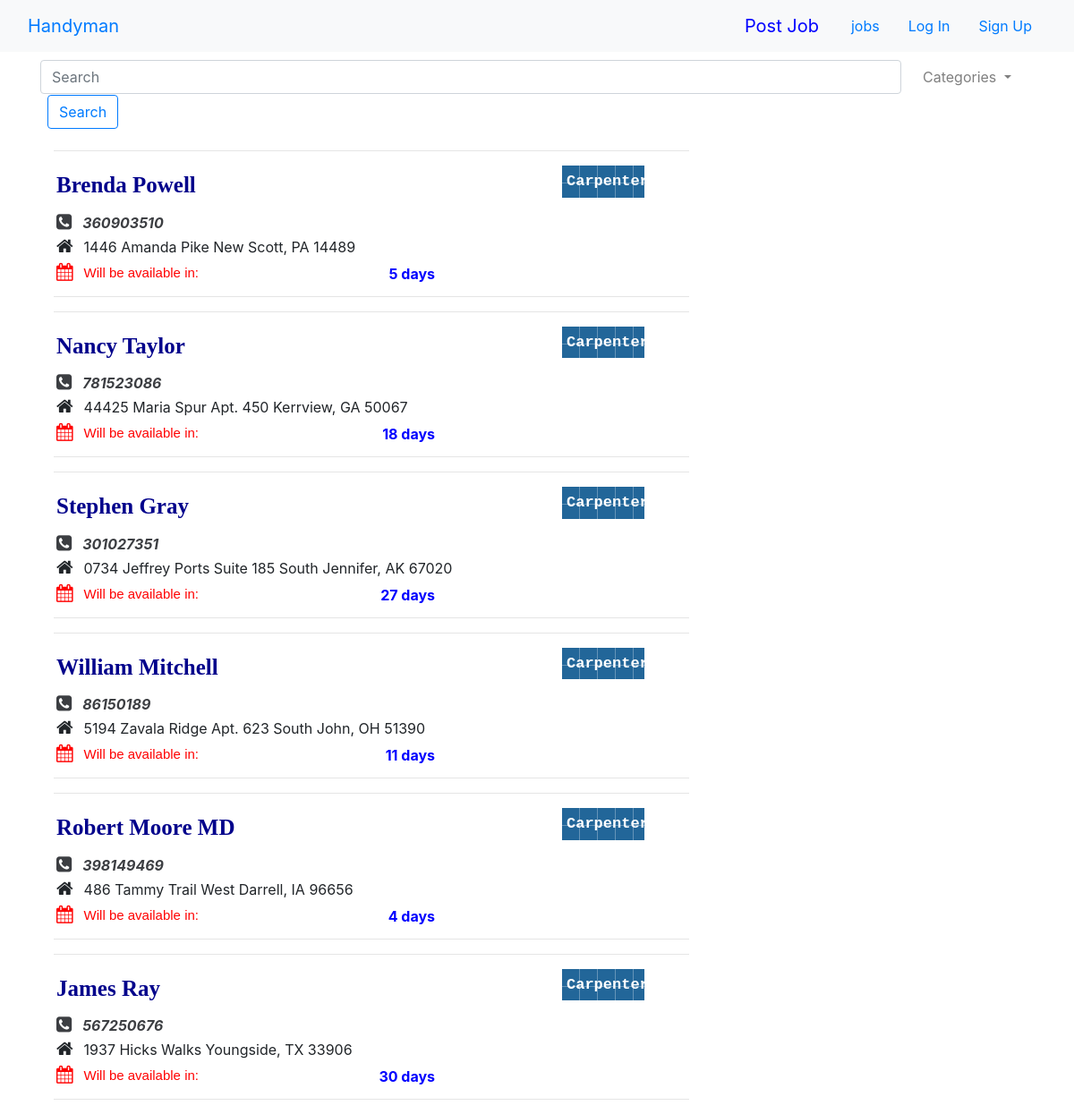
Screenshot of /employeeInfo/Carpenter/ with the database file from the repository.
### worker_info/models.py (models this page shows)
class worker_info(models.Model):
    name = models.CharField(max_length=50)
    type = models.CharField(max_length=15)
    mobileno = models.IntegerField(default=999999999)
    add = models.CharField(max_length=1000)
    stars = models.FloatField()
    status = models.IntegerField(default=0)

### worker_info/views.py (the view)
# urls.py: url(r'Carpenter/',views.Carpenter,name='Carpenter'),
def Carpenter(request):
    myType = 'Carpenter'
    records = worker_info.objects.filter(type=myType)
    return render(request,'worker_info/category_query.html',{'records':records})

### templates/worker_info/category_query.html (shortened to what this page needs)
  <!DOCTYPE html>
  {% extends "navbar.html" %}
    {% block body_block %}
      {% for rac in records %}
      <div class="col-lg-8">
        <hr>
          <p class="title">{{ rac.name }}</p>
          <p class="type">{{ rac.type }}</p>
          <p class="ph_no"><i class="fa fa-phone-square" style="font-size:20px; margin-right:12px;"></i>{{ rac.mobileno }}</p>
          <p class="add"><i class="fa fa-home" style="font-size:20px; margin-right:12px;"></i>{{ rac.add }}</p>
          <label class="date_label" style="margin-right:5px;"><i class="fa fa-calendar" style="font-size:20px;color:red; margin-right:12px; float:left;"></i>Will be available in:</label>
          <p style="float:right; margin-right:40%; font-weight:bold; color:blue;" class="date">{{ rac.status }} days</p>
          <br>
        <hr>
      </div>
      {% endfor %}
    {% endblock %}

### templates/worker_info/category_query.html (style rules this page uses)
.title { margin: 3px; font-size: 25px; font-family: cursive; font-weight: bold; color: darkblue; float: left; }
.type { background-color:#269; background-image: linear-gradient(white 2px, transparent 2px), linear-gradient(90deg, white 2px, transparent 2px), linear-gradient(rgba(255,255,255,.3) 1px, transparent 1px), linear-gradient(90deg, rgba(255,255,255,.3) 1px, transparent 1px); background-size: 100px 100px, 100px 100px, 20px 20px, 20px 20px; background-position:-2px -2px, -2px -2px, -1px -1px, -1px -1px; color: white; font-size: 17px; font-family:monospace; font-weight: bold; margin-left: 80%; margin-right: 7%; padding: 5px; }
.date_label { float: left; color: red; font-family: sans-serif; margin: 3px; font-size: 15px; }
.date { margin: 3px; }
.ph_no { margin: 3px; color: #3c3e42; font-weight: bold; font-style: oblique; }
.add { margin: 3px; }

### rows the page displays
worker_info: name "Brenda Powell", type "Carpenter", mobileno "360903510", add "1446 Amanda Pike New Scott, PA 14489", status "5"
worker_info: name "Nancy Taylor", type "Carpenter", mobileno "781523086", add "44425 Maria Spur Apt. 450 Kerrview, GA 50067", status "18"
worker_info: name "Stephen Gray", type "Carpenter", mobileno "301027351", add "0734 Jeffrey Ports Suite 185 South Jennifer, AK 67020", status "27"
worker_info: name "William Mitchell", type "Carpenter", mobileno "86150189", add "5194 Zavala Ridge Apt. 623 South John, OH 51390", status "11"
worker_info: name "Robert Moore MD", type "Carpenter", mobileno "398149469", add "486 Tammy Trail West Darrell, IA 96656", status "4"
worker_info: name "James Ray", type "Carpenter", mobileno "567250676", add "1937 Hicks Walks Youngside, TX 33906", status "30"
